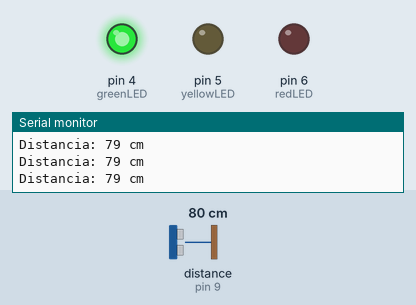
Recording of a sketch running on a simulated Arduino Uno, built with avr-gcc and run on an emulated ATmega328P. Parts: output pins drawn as LEDs (lit = HIGH), the last lines printed to the serial monitor. Wiring (inferred from the names in the program): ultrasonic range finder: trigger pin 10; echo pin 9. The inputs (shaded band) are chosen by the test bench; at power-on: distance to the obstacle (sensor on pin 9) 80 cm. The echo pulse lasts 58.3 µs per cm; pins used as bus, display or sensor lines are not drawn.

Above: at 1.2 s.
1.3 s: distance to the obstacle (sensor on pin 9) set to 24 cm
2.8 s: distance to the obstacle (sensor on pin 9) set to 20 cm
At 4.0 s:
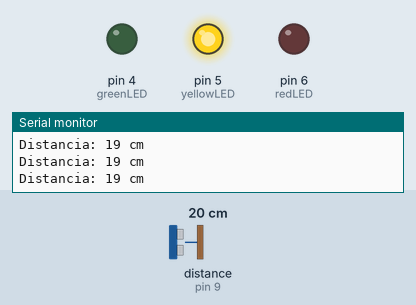
4.3 s: distance to the obstacle (sensor on pin 9) set to 12 cm
7.3 s: distance to the obstacle (sensor on pin 9) set to 9 cm
At 8.6 s:
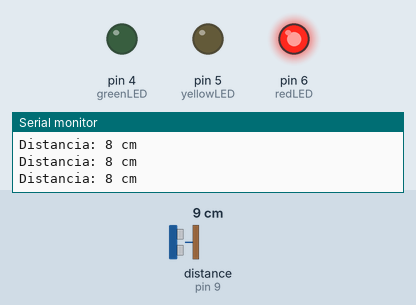
8.9 s: distance to the obstacle (sensor on pin 9) set to 18 cm
At 10.3 s:
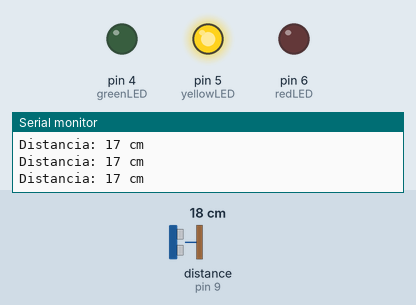
10.6 s: distance to the obstacle (sensor on pin 9) set to 2 cm
At 11.0 s:
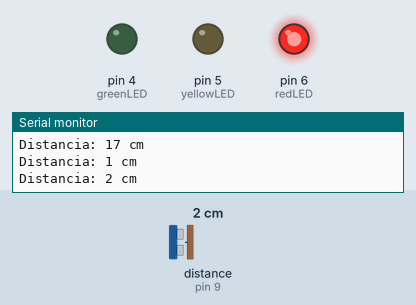
Timing chart, 0 to 13.2 s (numbered marks = the images above; inputs shaded):
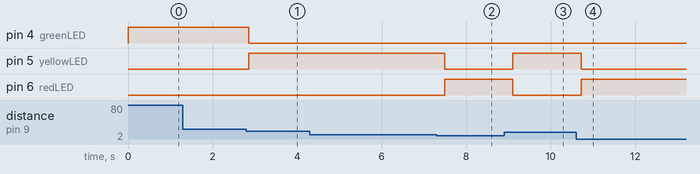

Measured:
- the behaviour switches between 22 and 21 cm on distance to the obstacle (sensor on pin 9) (found by bisection; images 0 and 1)
- the behaviour switches between 11 and 10 cm on distance to the obstacle (sensor on pin 9) (found by bisection; images 1 and 2)
- after the input at 2.8 s, pin 4 (greenLED): HIGH → LOW after 0.06 s; pin 5 (yellowLED): LOW → HIGH after 0.06 s
- after the input at 7.3 s, pin 5 (yellowLED): HIGH → LOW after 0.19 s; pin 6 (redLED): LOW → HIGH after 0.19 s
- after the input at 8.9 s, pin 5 (yellowLED): LOW → HIGH after 0.20 s; pin 6 (redLED): HIGH → LOW after 0.20 s
- after the input at 10.6 s, pin 5 (yellowLED): HIGH → LOW after 0.12 s; pin 6 (redLED): LOW → HIGH after 0.12 s

The sketch:

sensor_ultras_nico1.ino
```cpp
// Pines del sensor ultrasónico
const int trigPin = 10;
const int echoPin = 9;

// Pines de los LEDs
const int redLED = 6;
const int yellowLED = 5;
const int greenLED = 4;

// Variable para almacenar la distancia
long duration;
int distance;

void setup() {
  // Configurar pines del sensor ultrasónico
  pinMode(trigPin, OUTPUT);
  pinMode(echoPin, INPUT);

  // Configurar pines de los LEDs como salida
  pinMode(redLED, OUTPUT);
  pinMode(yellowLED, OUTPUT);
  pinMode(greenLED, OUTPUT);

  // Iniciar el monitor serial
  Serial.begin(9600);
}

void loop() {
  // Generar pulso de disparo (Trig)
  digitalWrite(trigPin, LOW);
  delayMicroseconds(2);
  digitalWrite(trigPin, HIGH);
  delayMicroseconds(10);
  digitalWrite(trigPin, LOW);

  // Medir el tiempo que tarda la señal en regresar (Echo)
  duration = pulseIn(echoPin, HIGH);

  // Calcular la distancia en centímetros
  distance = duration * 0.034 / 2;

  // Mostrar la distancia en el monitor serial
  Serial.print("Distancia: ");
  Serial.print(distance);
  Serial.println(" cm");

  // Acciones basadas en la distancia
  if (distance < 10) {
    // Objeto muy cerca
    digitalWrite(redLED, HIGH);
    digitalWrite(yellowLED, LOW);
    digitalWrite(greenLED, LOW);
  } else if (distance >= 10 && distance <= 20) {
    // Objeto a distancia media
    digitalWrite(redLED, LOW);
    digitalWrite(yellowLED, HIGH);
    digitalWrite(greenLED, LOW);
  } else {
    // Objeto lejos
    digitalWrite(redLED, LOW);
    digitalWrite(yellowLED, LOW);
    digitalWrite(greenLED, HIGH);
  }

  // Pequeña pausa antes de la siguiente medición
  delay(200);
}
```
